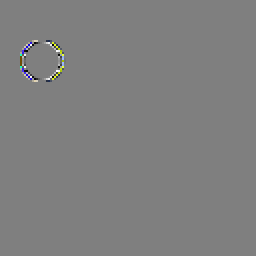
#> input picture study_guide/10-MC_in_DWT_domain/difference.png, 128 x 128 px, given in place of moving_circle_000.png, which was not available (shown 2 times larger); the run also reads 1 picture not shown here
$ jupyter execute IDWT_near_shift_invariance.ipynb   (shell and % lines are left out)   (text cells are left out)
#> lines starting #> are read from the running program, lines starting #| are printed output that depends on the picture; pictures that were not available may be replaced by others from this repository, and a replacement may not be noted
[cell 1]
import numpy as np
import cv2
import matplotlib.pyplot as plt
import matplotlib.image as mimg
import pywt

[cell 2]
def normalize(img):
    max_component = np.max(img)
    min_component = np.min(img)
    max_min_component = max_component - min_component
    return (img-min_component)/max_min_component

def show_img(prefix):
    img = load_img(prefix)
    img = normalize(img)
    plt.figure(figsize=(10,10))
    plt.title(prefix, fontsize=20)
    plt.imshow(img)

def load_frame(prefix):
#> called with prefix = 'moving_circle_000'
    fn = f"{prefix}.png"
    print(fn)
    frame = cv2.imread(fn, cv2.IMREAD_UNCHANGED) # [rows, columns, components]
#> frame is the input picture: shape (128, 128, 3) uint16; mean B, G, R 32764, 32776, 32768
    frame = cv2.cvtColor(frame, cv2.COLOR_BGR2RGB)
    frame = np.array(frame)
    frame = frame.astype(np.float32) - 32768.0
    return frame

def write_frame(frame, prefix):
    frame = frame.astype(np.float32)
    frame += 32768.0
    frame = frame.astype(np.uint16)
    cv2.imwrite(f"{prefix}.png", frame)

def show_seq(prefix="/tmp/", frames=5):
    for i in range(frames):
        show_img(f"{prefix}{i:03d}")

def show_motion(prefix="/tmp/", frames=5):
    plt.figure(figsize=(10,10))
    prev = load_frame(f"{prefix}000")
    imgplot = plt.imshow(normalize(prev))
#> in normalize, `max_component = np.max(img)`: max_component = 32492
#> in normalize, `min_component = np.min(img)`: min_component = -32527
#> in normalize, `max_min_component = max_component - min_component`: max_min_component = 65019
    for i in range(1, frames, 1):
        img = load_frame(f"{prefix}{i:03d}")
        diff = img - prev
#> diff: shape (128, 128, 3) float32; every value is 0
        prev = img
        diff = normalize(diff)
#> in normalize (call 2), `return (img-min_component)/max_min_component`: returned value: shape (128, 128, 3) float32; every value is NaN or infinite
#> in write_frame, `frame += 32768.0`: frame: shape (128, 128, 3) float32; every value is 32768
#> in write_frame, `frame = frame.astype(np.uint16)`: frame: shape (128, 128, 3) uint16; every value is 32768
        plt.figure(figsize=(10,10))
        plt.title(f"{prefix}{i:03d}", fontsize=20)
        plt.imshow(diff)

[cell 3]
prefix = "moving_circle_"
show_motion(prefix, frames=3)

[cell 4]
def RGB_to_YCoCg(RGB_frame):
    R, G, B = RGB_frame[:,:,0], RGB_frame[:,:,1], RGB_frame[:,:,2]
    YCoCg_frame = np.empty_like(RGB_frame)
    YCoCg_frame[:,:,0] =  R/4 + G/2 + B/4
    YCoCg_frame[:,:,1] =  R/2       - B/2
#> YCoCg_frame: shape (128, 128, 3) float32; mean of channels 0, 1, 2 3, 2, -1.01e+34
    YCoCg_frame[:,:,2] = -R/4 + G/2 - B/4
    return YCoCg_frame

[cell 5]
frame_0 = load_frame(prefix + "000")
frame_1 = load_frame(prefix + "001")
frame_2 = load_frame(prefix + "002")
write_frame(frame_1-frame_0, "difference_0")
write_frame(frame_2-frame_0, "difference_1")

[cell 6]
frame_0_Y = RGB_to_YCoCg(frame_0)[:,:,0]
frame_1_Y = RGB_to_YCoCg(frame_1)[:,:,0]
#> in RGB_to_YCoCg (call 2), `YCoCg_frame[:,:,1] =  R/2       - B/2`: YCoCg_frame: shape (128, 128, 3) float32; mean of channels 0, 1, 2 3, 2, 1.03e+12
frame_2_Y = RGB_to_YCoCg(frame_2)[:,:,0]
#> in RGB_to_YCoCg (call 3), `YCoCg_frame[:,:,1] =  R/2       - B/2`:
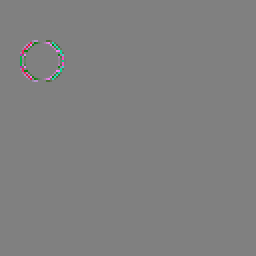
#> YCoCg_frame: shape (128, 128, 3) float32 (shown 2 times larger); mean of channels 0, 1, 2 3, 2, -4; drawn with min black and max white

[cell 7]
plt.figure(figsize=(10,10))
plt.title("frame_0_Y", fontsize=20)
plt.imshow(frame_0_Y, cmap='gray')
plt.show()

[cell 8]
plt.figure(figsize=(10,10))
plt.title("frame_1_Y", fontsize=20)
plt.imshow(frame_1_Y, cmap='gray')
plt.show()

[cell 9]
plt.figure(figsize=(10,10))
plt.title("frame_2_Y", fontsize=20)
plt.imshow(frame_2_Y, cmap='gray')
plt.show()

[cell 10]
# Plot the first part (from pixel 0 to 39) of the horizontal line (row 35) of the luminance.
plt.title("ME between frames 0 and 1")
plt.plot(frame_0_Y[35, 0:40], label="reference")
plt.plot(np.roll(frame_0_Y[35, 0:40], 1), label="prediction")
#plt.show()
plt.plot(frame_1_Y[35, 0:40], linestyle=':', linewidth=4, label="predicted")
plt.legend()
plt.savefig("movement_0.svg")
#> figure, not shown here; curve peaks at x = 28, y = 31758; curve peaks at x = 29, y = 31758; curve peaks at x = 28, y = 31758
plt.savefig("movement_0.pdf")
plt.show()

[cell 11]
plt.title("ME between frames 0 and 1")
plt.plot(frame_0_Y[35, 0:40], label="reference")
plt.plot(np.roll(frame_0_Y[35, 0:40], 2), label="prediction")
#plt.show()
plt.plot(frame_2_Y[35, 0:40], linestyle=':', linewidth=4, label="predicted")
plt.legend()
plt.savefig("movement_1.svg")
#> figure, not shown here; curve peaks at x = 28, y = 31758; curve peaks at x = 30, y = 31758; curve peaks at x = 28, y = 31758
plt.savefig("movement_1.pdf")
plt.show()

[cell 12]
LL_0_haar, (LH_0_haar, HL_0_haar, HH_0_haar) = pywt.dwt2(frame_0_Y, 'haar')
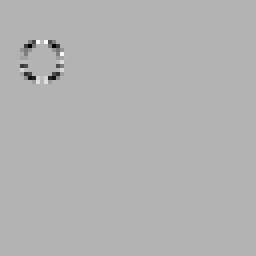
#> HH_0_haar: shape (64, 64) float32 (shown 4 times larger); min -38943, max 16245.6, mean -136.2; drawn with min black and max white
LL_1_haar, (LH_1_haar, HL_1_haar, HH_1_haar) = pywt.dwt2(frame_1_Y, 'haar')
LL_2_haar, (LH_2_haar, HL_2_haar, HH_2_haar) = pywt.dwt2(frame_2_Y, 'haar')

[cell 13]
iL_0_haar = pywt.idwt2([LL_0_haar, (None, None, None)], 'haar')
iL_1_haar = pywt.idwt2([LL_1_haar, (None, None, None)], 'haar')
iL_2_haar = pywt.idwt2([LL_2_haar, (None, None, None)], 'haar')

[cell 14]
plt.figure(figsize=(10,10))
plt.title("[L]_0_haar", fontsize=20)
plt.imshow(iL_0_haar, cmap='gray')
plt.show()

[cell 15]
plt.figure(figsize=(10,10))
plt.title("[L]_1_haar", fontsize=20)
plt.imshow(iL_1_haar, cmap='gray')
plt.show()

[cell 16]
plt.figure(figsize=(10,10))
plt.title("[L]_2_haar", fontsize=20)
plt.imshow(iL_2_haar, cmap='gray')
plt.show()

[cell 17]
plt.title("Coefs in [L] (Haar). Distance 1")
#plt.plot(iL_0_haar[35, 0:40], label="reference")
plt.plot(np.roll(iL_0_haar[35, 0:40], 1), label="predicted")
plt.plot(iL_1_haar[35, 0:40], linestyle=':', linewidth=4, label="prediction")
plt.legend()
plt.savefig("haar_iL_0.svg")
#> figure, not shown here; curve peaks at x = 29, y = 15012.5; curve peaks at x = 28, y = 15012.5
plt.savefig("haar_iL_0.pdf")
plt.show()

[cell 18]
plt.title("Coefs in [L] (Haar). Distance 2")
#plt.plot(iL_0_haar[35, 0:40], label="reference")
plt.plot(np.roll(iL_0_haar[35, 0:40], 2), label="predicted")
plt.plot(iL_1_haar[35, 0:40], linestyle=':', linewidth=4, label="prediction")
plt.legend()
plt.savefig("haar_iL_1.svg")
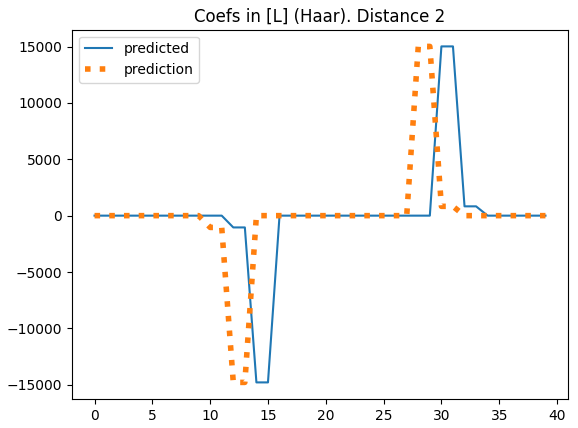
#> figure drawn by matplotlib, 1 panel; curve peaks at x = 30, y = 15012.5; curve peaks at x = 28, y = 15012.5
plt.savefig("haar_iL_1.pdf")
plt.show()

[cell 19]
iH_0_haar = pywt.idwt2([None,(LH_0_haar, HL_0_haar, HH_0_haar)], 'haar')
iH_1_haar = pywt.idwt2([None,(LH_1_haar, HL_1_haar, HH_1_haar)], 'haar')
iH_2_haar = pywt.idwt2([None,(LH_2_haar, HL_2_haar, HH_2_haar)], 'haar')

[cell 20]
plt.figure(figsize=(10,10))
plt.title("[H]_0_haar", fontsize=20)
plt.imshow(iH_0_haar, cmap='gray')
plt.show()

[cell 21]
plt.figure(figsize=(10,10))
plt.title("[H]_1_haar", fontsize=20)
plt.imshow(iH_1_haar, cmap='gray')
plt.show()

[cell 22]
plt.figure(figsize=(10,10))
plt.title("[H]_2_haar", fontsize=20)
plt.imshow(iH_2_haar, cmap='gray')
plt.show()

[cell 23]
plt.title("Coefs in [H] (Haar). Distance 1")
plt.plot(np.roll(iH_0_haar[35, 0:40], 1), label="predicted")
plt.plot(iH_1_haar[35, 0:40], linestyle=':', linewidth=4, label="prediction")
plt.legend()
plt.savefig("haar_iH_0.svg")
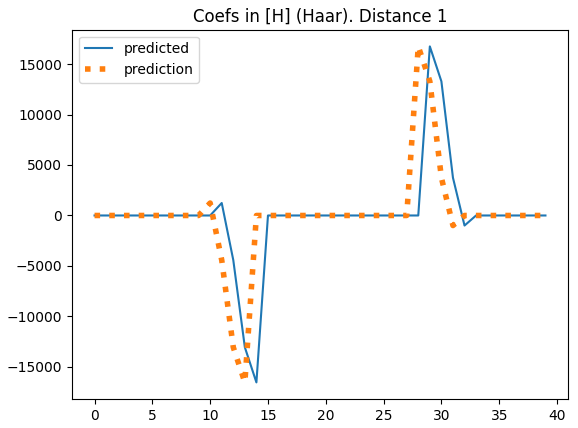
#> figure drawn by matplotlib, 1 panel; curve peaks at x = 29, y = 16745.5; curve peaks at x = 28, y = 16745.5
plt.savefig("haar_iH_0.pdf")
plt.show()

[cell 24]
plt.title("Coefs in [H] (Haar). Distance 2")
plt.plot(np.roll(iH_0_haar[35, 0:40], 2), label="predicted")
plt.plot(iH_2_haar[35, 0:40], linestyle=':', linewidth=4, label="prediction")
plt.legend()
plt.savefig("haar_iH_0.svg")
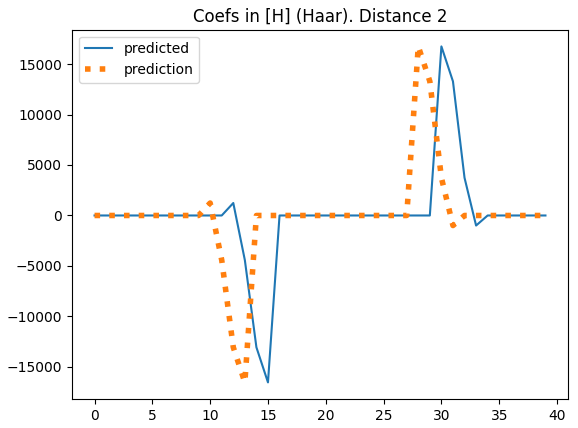
#> figure drawn by matplotlib, 1 panel; curve peaks at x = 30, y = 16745.5; curve peaks at x = 28, y = 16745.5
plt.savefig("haar_iH_0.pdf")
plt.show()

[cell 25]
LL_0_db5, (LH_0_db5, HL_0_db5, HH_0_db5) = pywt.dwt2(frame_0_Y, 'db5')
iL_0_db5 = pywt.idwt2([LL_0_db5, (None, None, None)], 'db5')
LL_1_db5, (LH_1_db5, HL_1_db5, HH_1_db5) = pywt.dwt2(frame_1_Y, 'db5')
iL_1_db5 = pywt.idwt2([LL_1_db5, (None, None, None)], 'db5')

[cell 26]
plt.figure(figsize=(10,10))
plt.title("iL_0_db5", fontsize=20)
plt.imshow(iL_0_db5, cmap='gray')
plt.show()

[cell 27]
plt.figure(figsize=(10,10))
plt.title("iL_1_db5", fontsize=20)
plt.imshow(iL_1_db5, cmap='gray')
plt.show()

[cell 28]
plt.title("Coefs in [L] (Daubechies 5)")
plt.plot(np.roll(iL_0_db5[35, 0:40],1), label="predicted")
plt.plot(iL_1_db5[35, 0:40], linestyle=':', linewidth=4, label="prediction")
plt.legend()
plt.savefig("db5_iL.svg")
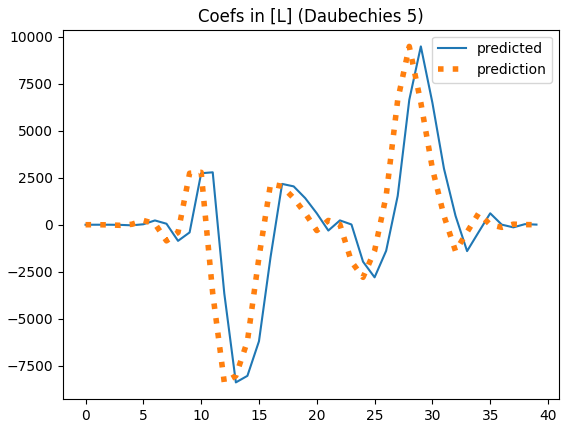
#> figure drawn by matplotlib, 1 panel; curve peaks at x = 29, y = 9474.2; curve peaks at x = 28, y = 9474.2
plt.savefig("db5_iL.pdf")
plt.show()

[cell 29]
LL_0_bior35, (LH_0_bior35, HL_0_bior35, HH_0_bior35) = pywt.dwt2(frame_0_Y, 'bior3.5')
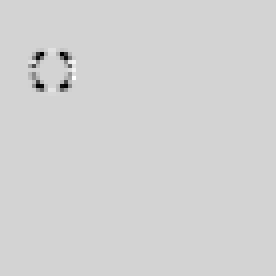
#> HH_0_bior35: shape (69, 69) float32 (shown 4 times larger); min -28961.2, max 5964.3, mean -117.1; drawn with min black and max white
iL_0_bior35 = pywt.idwt2([LL_0_bior35, (None, None, None)], 'bior3.5')
LL_1_bior35, (LH_1_bior35, HL_1_bior35, HH_1_bior35) = pywt.dwt2(frame_1_Y, 'bior3.5')
iL_1_bior35 = pywt.idwt2([LL_1_bior35, (None, None, None)], 'bior3.5')

[cell 30]
plt.figure(figsize=(10,10))
plt.title("iL_0_bior35", fontsize=20)
plt.imshow(iL_0_bior35, cmap='gray')
plt.show()

[cell 31]
plt.figure(figsize=(10,10))
plt.title("iL_1_bior35", fontsize=20)
plt.imshow(iL_1_bior35, cmap='gray')
plt.show()

[cell 32]
plt.title("Coefs in [L] (Biorthogonal 3.5)")
plt.plot(np.roll(iL_0_bior35[35, 0:40], 1), label="predicted")
plt.plot(iL_1_bior35[35, 0:40], linestyle=':', linewidth=4, label="prediction")
plt.legend()
plt.savefig("bior35_iL.svg")
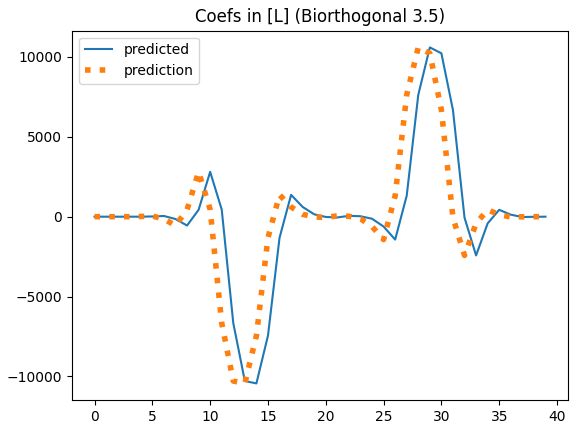
#> figure drawn by matplotlib, 1 panel; curve peaks at x = 29, y = 10599; curve peaks at x = 28, y = 10599
plt.savefig("bior35_iL.pdf")
plt.show()

[cell 33]
iH_0_db5 = pywt.idwt2([None,(LH_0_db5, HL_0_db5, HH_0_db5)], 'db5')
iH_1_db5 = pywt.idwt2([None,(LH_1_db5, HL_1_db5, HH_1_db5)], 'db5')

[cell 34]
plt.figure(figsize=(10,10))
plt.title("iH_0_db5", fontsize=20)
plt.imshow(iH_0_db5, cmap='gray')
plt.show()

[cell 35]
plt.figure(figsize=(10,10))
plt.title("iH_1_db5", fontsize=20)
plt.imshow(iH_1_db5, cmap='gray')
plt.show()

[cell 36]
plt.title("Coefs in [H] (db5)")
plt.plot(np.roll(iH_0_db5[35, 0:40], 1), label="predicted")
plt.plot(iH_1_db5[35, 0:40], linestyle=':', linewidth=4, label="prediction")
plt.legend()
plt.savefig("db5_iH.svg")
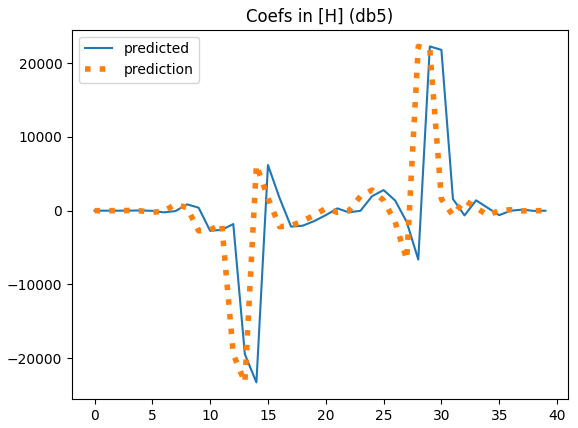
#> figure drawn by matplotlib, 1 panel; curve peaks at x = 29, y = 22283.8; curve peaks at x = 28, y = 22283.8
plt.savefig("db5_iH.pdf")
plt.show()

[cell 37]
iH_0_bior35 = pywt.idwt2([None,(LH_0_bior35, HL_0_bior35, HH_0_bior35)], 'bior3.5')
iH_1_bior35 = pywt.idwt2([None,(LH_1_bior35, HL_1_bior35, HH_1_bior35)], 'bior3.5')

[cell 38]
plt.figure(figsize=(10,10))
plt.title("iH_0_bior35", fontsize=20)
plt.imshow(iH_0_bior35, cmap='gray')
plt.show()

[cell 39]
plt.figure(figsize=(10,10))
plt.title("iH_1_bior35", fontsize=20)
plt.imshow(iH_1_bior35, cmap='gray')
plt.show()

[cell 40]
plt.title("Coefs in [H] (bior35)")
plt.plot(np.roll(iH_0_bior35[35, 0:40], 1), label="predicted")
plt.plot(iH_1_bior35[35, 0:40], linestyle=':', linewidth=4, label="prediction")
plt.plot(np.roll(iH_1_bior35[35, 0:40][::-1], 3), linestyle=':', linewidth=3, label="prediction b")
plt.legend()
plt.savefig("bior35_iH.svg")
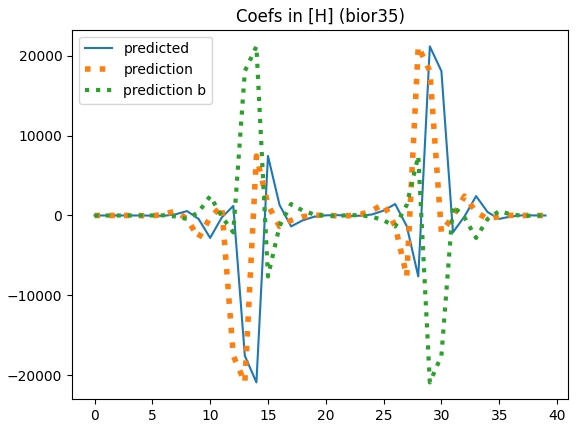
#> figure drawn by matplotlib, 1 panel; curve peaks at x = 29, y = 21159; curve peaks at x = 28, y = 21159; curve peaks at x = 14, y = 21159
plt.savefig("bior35_iH.pdf")
plt.show()

[cell 41]
iiH_0_bior35 = pywt.idwt2([iH_0_bior35, (None, None, None)], 'bior3.5')
iiH_1_bior35 = pywt.idwt2([iH_1_bior35, (None, None, None)], 'bior3.5')
